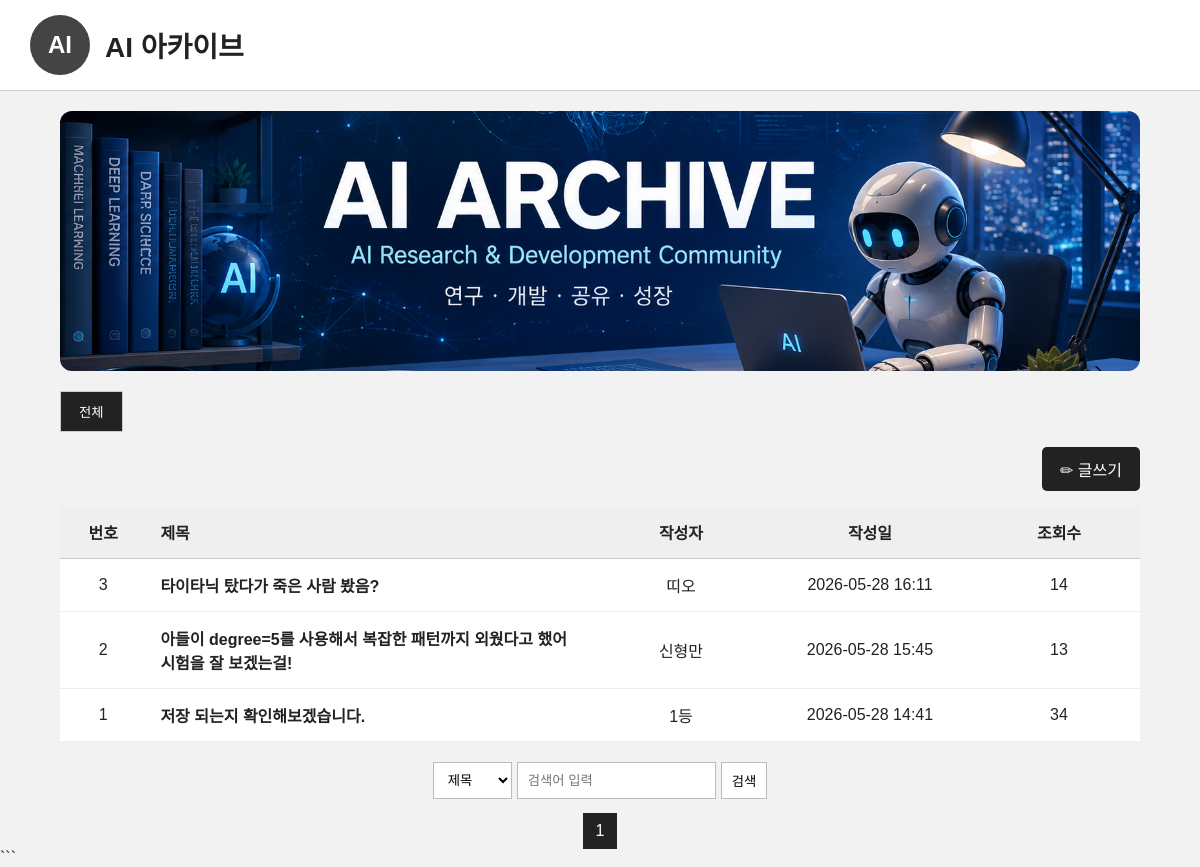
The page / on the database its author committed.
### tables this page shows
CREATE TABLE posts (
            id INTEGER PRIMARY KEY AUTOINCREMENT,
            title TEXT NOT NULL,
            author TEXT NOT NULL,
            content TEXT NOT NULL,
            date TEXT NOT NULL,
            views INTEGER DEFAULT 0,
            file_name TEXT,
            saved_file_name TEXT
        );

### app.py (the view)
@app.route("/")
def home():
    page = request.args.get("page", 1, type=int)
    search_type = request.args.get("search_type", "title")
    keyword = request.args.get("keyword", "")
    per_page = 10
    offset = (page - 1) * per_page
    conn = get_db()
    if keyword:
        if search_type == "author":
            where = "WHERE author LIKE ?"
        else:
            where = "WHERE title LIKE ?"
        total = conn.execute(
            f"SELECT COUNT(*) FROM posts {where}",
            (f"%{keyword}%",)
        ).fetchone()[0]
        posts = conn.execute(
            f"SELECT * FROM posts {where} ORDER BY id DESC LIMIT ? OFFSET ?",
            (f"%{keyword}%", per_page, offset)
        ).fetchall()
    else:
        total = conn.execute("SELECT COUNT(*) FROM posts").fetchone()[0]
        posts = conn.execute(
            "SELECT * FROM posts ORDER BY id DESC LIMIT ? OFFSET ?",
            (per_page, offset)
        ).fetchall()
    conn.close()
    total_pages = (total + per_page - 1) // per_page
    return render_template(
        "index.html",
        posts=posts,
        page=page,
        total_pages=total_pages,
        search_type=search_type,
        keyword=keyword
    )

### app.py (called while the page is built)
def get_db():
    conn = sqlite3.connect(DB_NAME)
    conn.row_factory = sqlite3.Row
    return conn

### templates/index.html (shortened to what this page needs)
<!DOCTYPE html>
<html lang="ko">
<head>
  <link rel="stylesheet" href="{{ url_for('static', filename='style.css') }}">
</head>
<body>
  <header class="top-header">
    <div class="logo-area">
      <a
        href="javascript:void(0)"
        class="logo-link"
        onclick="location.reload()"
      >
        <div class="logo">AI</div>
      </a>
      <div>
        <h1>AI 아카이브</h1>
      </div>
    </div>
  </header>
  <section class="banner"></section>
  <main class="layout">
    <section class="main-content">
      <nav class="channel-menu">
        <button class="active">전체</button>
      </nav>
      <div class="write-area">
        <a href="/write" class="write-btn">
          ✏ 글쓰기
        </a>
      </div>
      <table class="board">
        <thead>
          <tr>
            <th>번호</th>
            <th>제목</th>
            <th>작성자</th>
            <th>작성일</th>
            <th>조회수</th>
          </tr>
        </thead>
        <tbody>
          {% if posts %}
            {% for post in posts %}
              <tr>
                <td>
                  {{ post.id }}
                </td>
                <td>
                  <a
                    href="/post/{{ post.id }}"
                    class="post-title"
                    {% if post.saved_file_name %}
                      data-image="/uploads/{{ post.saved_file_name }}"
                    {% endif %}
                  >
                    {{ post.title }}
                  </a>
                </td>
                <td>
                  {{ post.author }}
                </td>
                <td>
                  {{ post.date }}
                </td>
                <td>
                  {{ post.views }}
                </td>
              </tr>
            {% endfor %}
          {% else %}
            <tr>
              <td colspan="5" class="empty-post">
                아직 작성된 게시글이 없습니다.
              </td>
            </tr>
          {% endif %}
        </tbody>
      </table>
      <div class="bottom-tools">
        <form class="search-form" method="GET" action="/">
          <select name="search_type">
            <option
              value="title"
              {% if search_type == "title" %}selected{% endif %}
            >
              제목
            </option>
          </select>
          <input
            type="text"
            name="keyword"
            value="{{ keyword }}"
            placeholder="검색어 입력"
          >
          <button type="submit">
            검색
          </button>
        </form>
        <div class="pagination">
          {% for p in range(1, total_pages + 1) %}
            <a
              href="/?page={{ p }}&search_type={{ search_type }}&keyword={{ keyword }}"
              class="{% if p == page %}active-page{% endif %}"
            >
              {{ p }}
            </a>
          {% endfor %}
        </div>
      </div>
    </section>
  </main>
</body>
</html>

### static/style.css (style rules this page uses)
* { margin: 0; padding: 0; box-sizing: border-box; }
body { background: #f2f2f2; font-family: Arial, sans-serif; color: #222; }
.top-header { background: white; border-bottom: 1px solid #ccc; display: flex; justify-content: space-between; align-items: center; padding: 15px 30px; }
.logo-area { display: flex; align-items: center; gap: 15px; }
.logo { width: 60px; height: 60px; background: #444; color: white; border-radius: 50%; display: flex; align-items: center; justify-content: center; font-size: 24px; font-weight: bold; }
.logo-area h1 { font-size: 28px; }
.banner { margin: 20px auto; width: 90%; height: 260px; border-radius: 12px; background-image: url("/static/banner.png"); background-size: cover; background-position: center; overflow: hidden; }
.layout { width: 90%; margin: auto; }
.main-content { width: 100%; }
.channel-menu { display: flex; gap: 5px; margin-bottom: 15px; }
.channel-menu button { border: 1px solid #ccc; background: white; padding: 10px 18px; cursor: pointer; }
.channel-menu .active { background: #222; color: white; }
.write-area { margin-bottom: 15px; display: flex; justify-content: flex-end; }
.write-btn { background: #222; color: white; border: none; padding: 10px 18px; cursor: pointer; border-radius: 5px; text-decoration: none; display: inline-block; }
.board { width: 100%; border-collapse: collapse; background: white; table-layout: fixed; }
.board th, .board td { padding: 14px; border-bottom: 1px solid #eee; text-align: center; vertical-align: middle; }
.board th { background: #efefef; border-bottom: 1px solid #ccc; }
.board th:nth-child(1), .board td:nth-child(1) { width: 8%; }
.board th:nth-child(2), .board td:nth-child(2) { width: 42%; text-align: left; }
.board th:nth-child(3), .board td:nth-child(3) { width: 15%; }
.board th:nth-child(4), .board td:nth-child(4) { width: 20%; }
.board th:nth-child(5), .board td:nth-child(5) { width: 15%; }
.post-title { color: #222; text-decoration: none; font-weight: bold; }
.logo-link { text-decoration: none; }
.bottom-tools { margin-top: 20px; display: flex; flex-direction: column; align-items: center; gap: 14px; }
.search-form { display: flex; gap: 5px; }
.search-form select, .search-form input, .search-form button { padding: 8px 10px; border: 1px solid #bbb; background: white; }
.search-form button { cursor: pointer; }
.pagination { display: flex; gap: 4px; flex-wrap: wrap; justify-content: center; }
.pagination a { min-width: 34px; padding: 8px 10px; text-align: center; border: 1px solid #ccc; background: white; color: #222; text-decoration: none; }
.pagination .active-page { background: #222; color: white; border-color: #222; }

### rows shown on the page
posts: id "3", title "타이타닉 탔다가 죽은 사람 봤음?", author "띠오", date "2026-05-28 16:11", views "14"
posts: id "2", title "아들이 degree=5를 사용해서 복잡한 패턴까지 외웠다고 했어 시험을 잘 보겠는걸!", author "신형만", date "2026-05-28 15:45", views "13"
posts: id "1", title "저장 되는지 확인해보겠습니다.", author "1등", date "2026-05-28 14:41", views "34"

### other values the page prints
{{ p }} "1"
